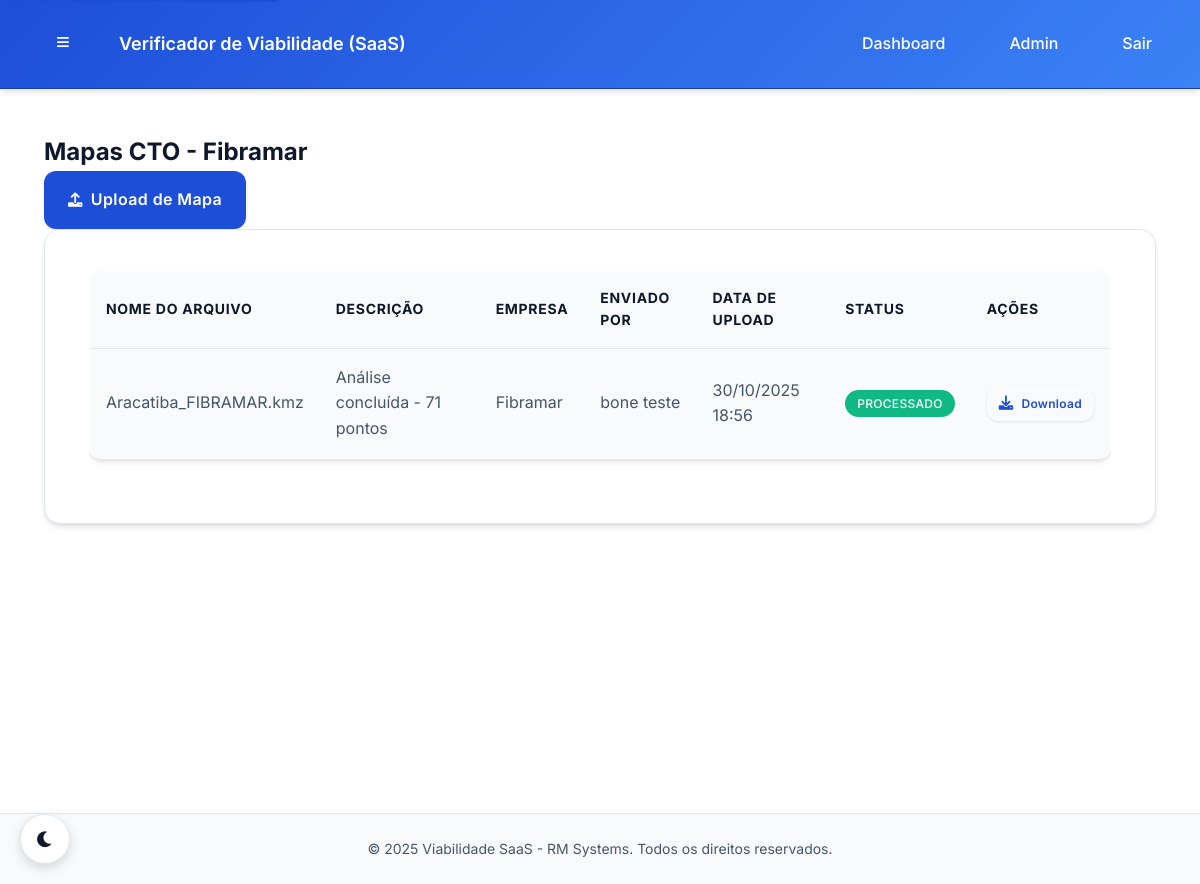
The page /fibramar/painel/mapas/ (signed in) on the database its author committed.
### core/models.py (models this page shows, shortened)
class Company(models.Model):
    name = models.CharField(max_length=200, verbose_name="Nome da Empresa")
    slug = models.SlugField(max_length=200, unique=True, verbose_name="Slug", help_text="URL amigável para a empresa")
    cnpj = models.CharField(max_length=18, unique=True, verbose_name="CNPJ")
    email = models.EmailField(verbose_name="E-mail da Empresa")
    phone = models.CharField(max_length=20, blank=True, verbose_name="Telefone")
    address = models.TextField(blank=True, verbose_name="Endereço")
    is_active = models.BooleanField(default=True, verbose_name="Ativa")
    created_at = models.DateTimeField(auto_now_add=True, verbose_name="Criada em")
    updated_at = models.DateTimeField(auto_now=True, verbose_name="Atualizada em")
    class Meta:
        verbose_name = "Empresa"
        verbose_name_plural = "Empresas"
        ordering = ['name']

class CTOMapFile(models.Model):
    FILE_TYPES = [
        ('kml', 'KML'),
        ('kmz', 'KMZ'),
        ('csv', 'CSV'),
        ('xls', 'XLS'),
        ('xlsx', 'XLSX'),
    ]
    PROCESSING_STATUS = [
        ('pending', 'Pendente'),
        ('processing', 'Processando'),
        ('completed', 'Concluído'),
        ('failed', 'Falhou'),
    ]
    file = models.FileField(upload_to="cto_maps/", verbose_name="Arquivo")
    description = models.CharField(max_length=255, blank=True, verbose_name="Descrição")
    file_type = models.CharField(max_length=10, choices=FILE_TYPES, default='csv', verbose_name="Tipo de Arquivo")
    company = models.ForeignKey(
        Company,
        on_delete=models.CASCADE,
        related_name='cto_maps',
        verbose_name="Empresa"
    )
    uploaded_by = models.ForeignKey(
        CustomUser,
        on_delete=models.CASCADE,
        related_name='uploaded_maps',
        verbose_name="Enviado por"
    )
    uploaded_at = models.DateTimeField(auto_now_add=True, verbose_name="Enviado em")
    processing_status = models.CharField(
        max_length=20,
        choices=PROCESSING_STATUS,
        default='pending',
        verbose_name="Status de Processamento"
    )
    is_processed = models.BooleanField(default=False, verbose_name="Processado")
    processed_at = models.DateTimeField(null=True, blank=True, verbose_name="Processado em")
    analysis_id = models.CharField(max_length=100, blank=True, verbose_name="ID da Análise")
    viability_score = models.IntegerField(null=True, blank=True, verbose_name="Score de Viabilidade")
    processing_time = models.FloatField(null=True, blank=True, verbose_name="Tempo de Processamento (s)")
    analysis_results = models.JSONField(default=dict, blank=True, verbose_name="Resultados da Análise")
    issues_found = models.JSONField(default=list, blank=True, verbose_name="Problemas Encontrados")
    recommendations = models.JSONField(default=list, blank=True, verbose_name="Recomendações")
    file_size = models.BigIntegerField(null=True, blank=True, verbose_name="Tamanho do Arquivo (bytes)")
    coordinates_count = models.IntegerField(null=True, blank=True, verbose_name="Número de Coordenadas")
    updated_at = models.DateTimeField(auto_now=True, verbose_name="Atualizado em")
    class Meta:
        verbose_name = "Mapa CTO"
        verbose_name_plural = "Mapas CTO"
        ordering = ['-uploaded_at']
        indexes = [
            models.Index(fields=['company', 'processing_status']),
            models.Index(fields=['uploaded_by', 'uploaded_at']),
            models.Index(fields=['file_type', 'is_processed']),
        ]
    @property
    def file_name(self):
        return os.path.basename(self.file.name) if self.file else ""

class CustomUser(AbstractUser):
    USER_ROLES = [
        ('RM', 'Administrador RM'),  # Você e o Bone
        ('COMPANY_ADMIN', 'Administrador da Empresa'),  # Admin da empresa cliente
        ('COMPANY_USER', 'Usuário da Empresa'),  # Usuário comum da empresa
    ]
    role = models.CharField(
        max_length=20,
        choices=USER_ROLES,
        default='COMPANY_USER',
        verbose_name="Função"
    )
    company = models.ForeignKey(
        Company,
        on_delete=models.CASCADE,
        null=True,
        blank=True,
        related_name='users',
        verbose_name="Empresa"
    )
    phone = models.CharField(max_length=20, blank=True, verbose_name="Telefone")
    created_at = models.DateTimeField(auto_now_add=True, verbose_name="Criado em")
    updated_at = models.DateTimeField(auto_now=True, verbose_name="Atualizado em")
    class Meta:
        verbose_name = "Usuário"
        verbose_name_plural = "Usuários"
    @property
    def is_rm_admin(self):
        return self.role == 'RM' or self.is_superuser
    @property
    def is_company_admin(self):
        return self.role == 'COMPANY_ADMIN'
    def get_full_name(self):
        if self.first_name and self.last_name:
            return f"{self.first_name} {self.last_name}"
        return self.username

### core/views.py (the view)
@login_required
@company_access_required(require_admin=True)
def company_map_list(request, company_slug):
    if not (request.user.is_company_admin or request.user.is_rm_admin or request.user.is_superuser):
        return HttpResponseForbidden()
    company = get_object_or_404(Company, slug=company_slug)
    if not (request.user.is_rm_admin or request.user.is_superuser) and request.user.company != company:
        return HttpResponseForbidden()
    maps = CTOMapFile.objects.filter(company=company)
    return render(request, 'company/maps/list.html', {'maps': maps, 'company': company})

### core/permissions.py (called while the page is built, shortened)
def company_access_required(require_admin=False, allow_user_role=True):
    def decorator(view_func):
        @wraps(view_func)
        def _wrapped(request, *args, **kwargs):
            user = request.user
            if user.is_authenticated and (getattr(user, 'is_rm_admin', False) or getattr(user, 'is_superuser', False)):
                return view_func(request, *args, **kwargs)
        return _wrapped
    return decorator

### templates/company/maps/list.html (shortened to what this page needs)
{% extends 'base.html' %}
{% block content %}
<div class="container-fluid">
    <div class="row">
        <div class="col-12">
            <div class="d-flex justify-content-between align-items-center mb-4">
                <h2>Mapas CTO - {{ company.name }}</h2>
                <a href="{% url 'company:verificador' company_slug=company.slug %}" class="btn btn-primary">
                    <i class="fas fa-upload"></i> Upload de Mapa
                </a>
            </div>
            {% if maps %}
            <div class="card">
                <div class="card-body">
                    <div class="table-responsive">
                        <table class="table table-striped">
                            <thead>
                                <tr>
                                    <th>Nome do Arquivo</th>
                                    <th>Descrição</th>
                                    <th>Empresa</th>
                                    <th>Enviado por</th>
                                    <th>Data de Upload</th>
                                    <th>Status</th>
                                    <th>Ações</th>
                                </tr>
                            </thead>
                            <tbody>
                                {% for map in maps %}
                                <tr>
                                    <td>{{ map.file_name }}</td>
                                    <td>{{ map.description|default:"-" }}</td>
                                    <td>{{ map.company.name|default:"-" }}</td>
                                    <td>{{ map.uploaded_by.get_full_name|default:map.uploaded_by.username }}</td>
                                    <td>{{ map.uploaded_at|date:"d/m/Y H:i" }}</td>
                                    <td>
                                        <span class="badge {% if map.is_processed %}badge-success{% else %}badge-secondary{% endif %}">
                                            {% if map.is_processed %}Processado{% else %}Pendente{% endif %}
                                        </span>
                                    </td>
                                    <td>
                                        <a href="{% url 'company:map_download' company.slug map.id %}" class="btn btn-sm btn-outline-primary">
                                            <i class="fas fa-download"></i> Download
                                        </a>
                                    </td>
                                </tr>
                                {% endfor %}
                            </tbody>
                        </table>
                    </div>
                </div>
            </div>
            {% else %}
            <div class="alert alert-info">
                <i class="fas fa-info-circle"></i> Nenhum mapa CTO encontrado.
            </div>
            {% endif %}
        </div>
    </div>
</div>
{% endblock %}

### static/css/theme_colors.css (style rules this page uses)
:root { --rm-primary: #1D4ED8; --rm-primary-dark: #1E40AF; --rm-primary-light: #3B82F6; --rm-primary-50: #EFF6FF; --rm-primary-100: #DBEAFE; --rm-gray-900: #0F172A; --rm-gray-800: #1E293B; --rm-gray-700: #334155; --rm-gray-600: #475569; --rm-gray-500: #64748B; --rm-gray-400: #94A3B8; --rm-gray-300: #CBD5E1; --rm-gray-200: #E2E8F0; --rm-gray-100: #F1F5F9; --rm-gray-50: #F8FAFC; --rm-white: #FFFFFF; --rm-black: #000000; --rm-success: #10B981; --rm-success-dark: #059669; --rm-warning: #F59E0B; --rm-warning-dark: #D97706; --rm-error: #EF4444; --rm-error-dark: #DC2626; --rm-info: #3B82F6; --rm-gradient-primary: linear-gradient(135deg, #1D4ED8 0%, #3B82F6 100%); --rm-gradient-secondary: linear-gradient(135deg, #F8FAFC 0%, #EFF6FF 100%); --rm-gradient-dark: linear-gradient(135deg, #0F172A 0%, #1E293B 100%); --rm-shadow-sm: 0 1px 2px 0 rgba(15, 23, 42, 0.05); --rm-shadow: 0 4px 6px -1px rgba(15, 23, 42, 0.1), 0 2px 4px -1px rgba(15, 23, 42, 0.06); --rm-shadow-md: 0 10px 15px -3px rgba(15, 23, 42, 0.1), 0 4px 6px -2px rgba(15, 23, 42, 0.05); --rm-shadow-lg: 0 20px 25px -5px rgba(15, 23, 42, 0.1), 0 10px 10px -5px rgba(15, 23, 42, 0.04); --rm-shadow-xl: 0 25px 50px -12px rgba(15, 23, 42, 0.25); --rm-bg-primary: var(--rm-white); --rm-bg-secondary: var(--rm-gray-50); --rm-bg-tertiary: var(--rm-gray-100); --rm-bg-accent: var(--rm-primary-50); --rm-text-primary: var(--rm-gray-900); --rm-text-secondary: var(--rm-gray-600); --rm-text-tertiary: var(--rm-gray-500); --rm-text-inverse: var(--rm-white); --rm-border-primary: var(--rm-gray-200); --rm-border-secondary: var(--rm-gray-300); --rm-border-accent: var(--rm-primary-100); --rm-card-bg: var(--rm-white); --rm-card-border: var(--rm-gray-200); --rm-card-shadow: var(--rm-shadow); --rm-input-bg: var(--rm-white); --rm-input-border: var(--rm-gray-300); --rm-input-focus: var(--rm-primary); --rm-button-primary: var(--rm-primary); --rm-button-primary-hover: var(--rm-primary-dark); --rm-button-secondary: var(--rm-gray-100); --rm-button-secondary-hover: var(--rm-gray-200); --rm-nav-bg: var(--rm-white); --rm-nav-border: var(--rm-gray-200); --rm-nav-shadow: var(--rm-shadow-sm); --rm-sidebar-bg: var(--rm-gray-50); --rm-sidebar-border: var(--rm-gray-200); --rm-header-bg: var(--rm-gradient-primary); --rm-header-border: var(--rm-primary-dark); --rm-header-shadow: var(--rm-shadow); --rm-footer-bg: var(--rm-gray-50); --rm-footer-border: var(--rm-gray-200); --rm-footer-text: var(--rm-gray-600); }
* { transition: background-color 0.3s ease, border-color 0.3s ease, color 0.3s ease, box-shadow 0.3s ease; }

### static/css/global.css (style rules this page uses)
body { background-color: var(--rm-bg-primary); color: var(--rm-text-primary); transition: background-color 0.3s ease, color 0.3s ease; }

### templates/base.html (style rules this page uses)
.card, .upload-area { margin: 0 auto; }
.row { display: flex; flex-wrap: wrap; margin: 0 -15px; }
.row > [class*="col-"] { padding: 0 15px; box-sizing: border-box; }

### rows shown on the page
Company: name "Fibramar"
CTOMapFile: file_name "Aracatiba_FIBRAMAR.kmz", description "Análise concluída - 71 pontos", company.name "Fibramar", uploaded_by.get_full_name "bone teste", uploaded_at "30/10/2025 18:56", is_processed "PROCESSADO"
